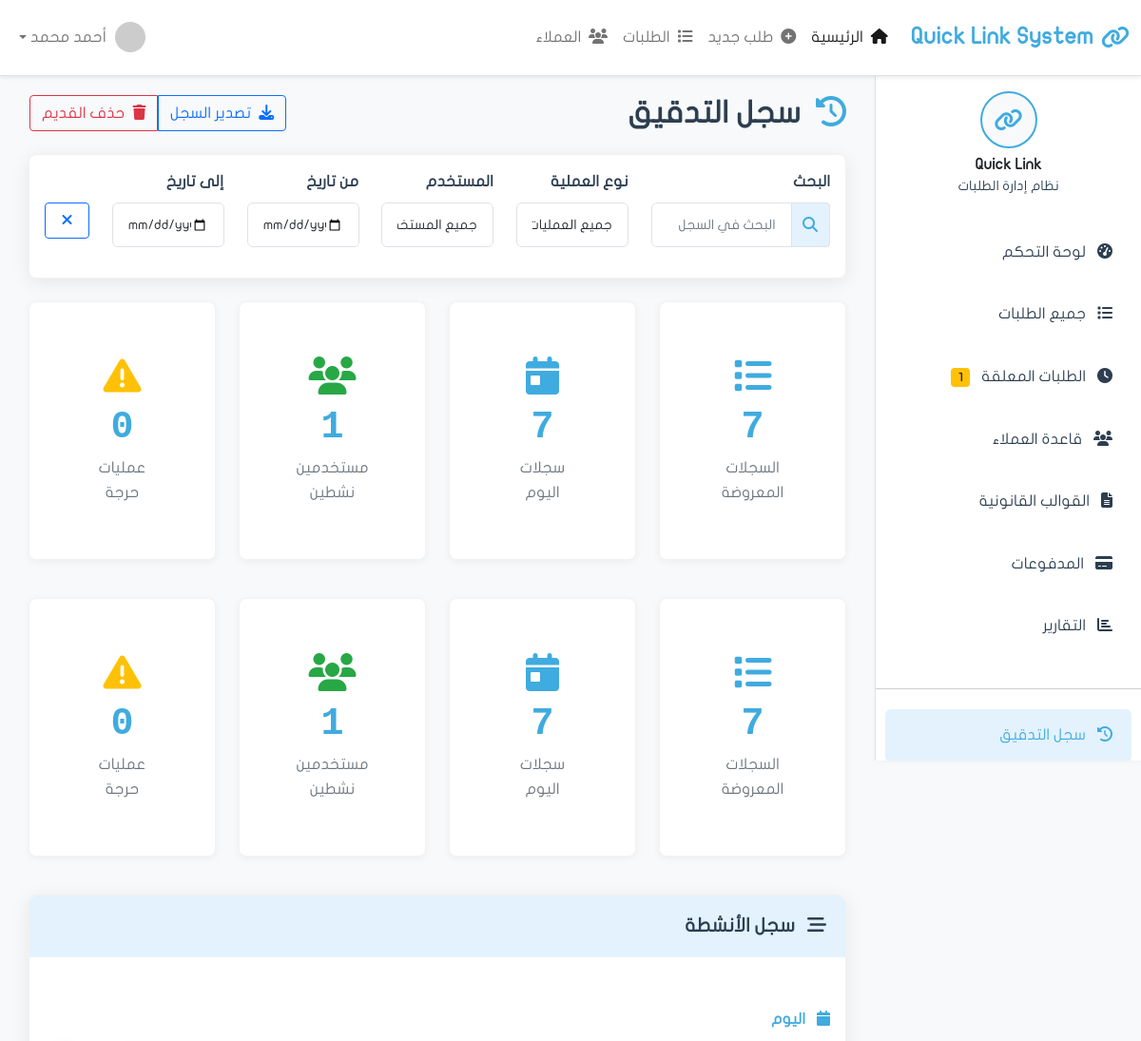
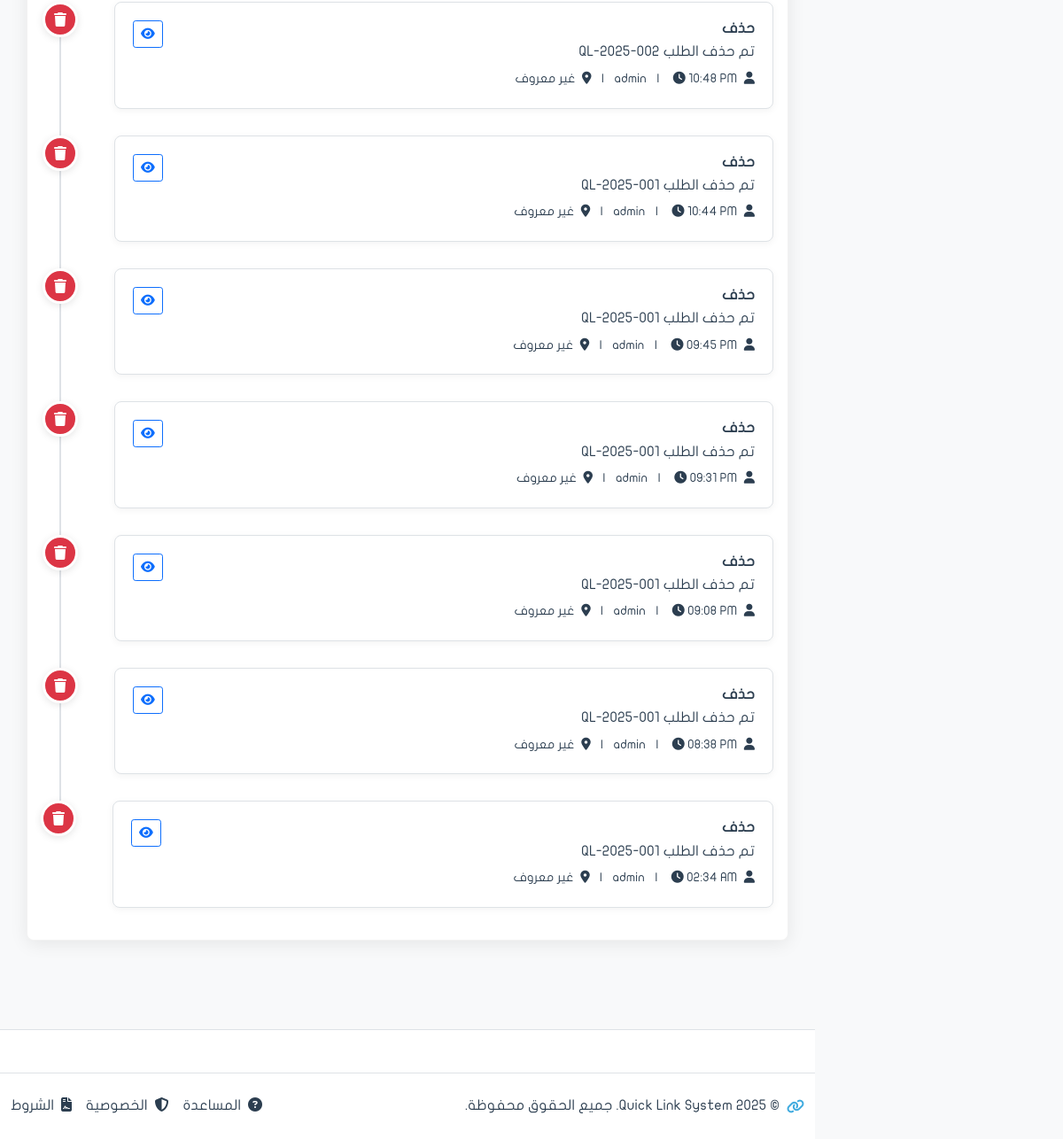
/audit/, run on the app's committed database (2 pictures, top to bottom).
### apps/audit/models.py (models this page shows, shortened)
class AuditLog(models.Model):
    action = models.CharField('العملية', max_length=50, choices=[
        ('create', 'إنشاء'),
        ('update', 'تعديل'),
        ('delete', 'حذف'),
        ('view', 'عرض'),
        ('approve', 'موافقة'),
        ('reject', 'رفض'),
        ('payment', 'دفع'),
        ('login', 'تسجيل دخول'),
        ('logout', 'تسجيل خروج'),
        ('export', 'تصدير'),
        ('print', 'طباعة'),
        ('restore', 'استعادة'),
    ])
    model_name = models.CharField('نوع الكيان', max_length=100)
    object_id = models.IntegerField('معرف الكيان', null=True, blank=True)
    object_repr = models.CharField('تمثيل الكيان', max_length=200)
    user = models.ForeignKey(
        'auth.User',
        on_delete=models.SET_NULL,
        null=True,
        verbose_name='المستخدم'
    )
    description = models.TextField('الوصف')
    old_values = models.JSONField('القيم القديمة', null=True, blank=True)
    new_values = models.JSONField('القيم الجديدة', null=True, blank=True)
    changes = models.JSONField('التغييرات', null=True, blank=True)
    ip_address = models.GenericIPAddressField('عنوان IP', null=True, blank=True)
    user_agent = models.TextField('User Agent', blank=True)
    session_key = models.CharField('Session Key', max_length=100, blank=True)
    severity = models.CharField('الأهمية', max_length=20, choices=[
        ('low', 'منخفضة'),
        ('medium', 'متوسطة'),
        ('high', 'عالية'),
        ('critical', 'حرجة'),
    ], default='medium')
    timestamp = models.DateTimeField('الوقت', auto_now_add=True)
    class Meta:
        verbose_name = 'سجل تدقيق'
        verbose_name_plural = 'سجلات التدقيق'
        ordering = ['-timestamp']
        indexes = [
            models.Index(fields=['model_name', 'object_id']),
            models.Index(fields=['user']),
            models.Index(fields=['timestamp']),
            models.Index(fields=['action']),
        ]

### apps/audit/views.py (the view)
# urls.py: path('', views.trail, name='trail'),
def trail(request):
    action_filter = request.GET.get('action')
    user_filter = request.GET.get('user')
    model_filter = request.GET.get('model')
    logs = AuditLog.objects.select_related('user')
    if action_filter:
        logs = logs.filter(action=action_filter)
    if user_filter:
        logs = logs.filter(user_id=user_filter)
    if model_filter:
        logs = logs.filter(model_name=model_filter)
    logs = logs.order_by('-timestamp')[:100]  # آخر 100 عملية
    today_logs_count = AuditLog.objects.filter(timestamp__date=date.today()).count()
    active_users_count = User.objects.filter(is_active=True).count()
    critical_logs_count = AuditLog.objects.filter(severity='critical').count()
    context = {
        'page_title': 'سجل التدقيق',
        'logs': logs,
        'today_logs_count': today_logs_count,
        'active_users_count': active_users_count,
        'critical_logs_count': critical_logs_count,
    }
    return render(request, 'audit/trail.html', context)

### apps/audit/templates/audit/trail.html (shortened to what this page needs)
{% extends 'base.html' %}
{% load static %}
{% block content %}
            <div class="d-flex justify-content-between align-items-center mb-4">
                <h2 class="mb-0">
                    <i class="fas fa-history me-2 text-info"></i>
                    سجل التدقيق
                </h2>
                <div class="btn-group">
                    <button class="btn btn-outline-primary" onclick="exportAuditLog()">
                        <i class="fas fa-download me-1"></i>
                        تصدير السجل
                    </button>
                    <button class="btn btn-outline-danger" onclick="clearOldLogs()">
                        <i class="fas fa-trash me-1"></i>
                        حذف القديم
                    </button>
                </div>
            </div>
            <div class="card shadow-custom mb-4">
                <div class="card-body">
                    <div class="row">
                        <div class="col-md-3 mb-3">
                            <label class="form-label">البحث</label>
                            <div class="input-group">
                                <span class="input-group-text">
                                    <i class="fas fa-search"></i>
                                </span>
                                <input type="text" class="form-control" placeholder="البحث في السجل" id="auditSearchInput">
                            </div>
                        </div>
                        <div class="col-md-2 mb-3">
                            <label class="form-label">نوع العملية</label>
                            <select class="form-control" id="actionTypeFilter">
                                <option value="all">جميع العمليات</option>
                            </select>
                        </div>
                        <div class="col-md-2 mb-3">
                            <label class="form-label">المستخدم</label>
                            <select class="form-control" id="userFilter">
                                <option value="all">جميع المستخدمين</option>
                            </select>
                        </div>
                        <div class="col-md-2 mb-3">
                            <label class="form-label">من تاريخ</label>
                            <input type="date" class="form-control" id="auditStartDate">
                        </div>
                        <div class="col-md-2 mb-3">
                            <label class="form-label">إلى تاريخ</label>
                            <input type="date" class="form-control" id="auditEndDate">
                        </div>
                        <div class="col-md-1 mb-3">
                            <label class="form-label">&nbsp;</label>
                            <div class="d-grid">
                                <button class="btn btn-outline-primary" onclick="clearAuditFilters()">
                                    <i class="fas fa-times"></i>
                                </button>
                            </div>
                        </div>
                    </div>
                </div>
            </div>
            <div class="row mb-4">
                <div class="col-xl-3 col-md-6 mb-3">
                    <div class="card stats-card">
                        <div class="card-body text-center">
                            <i class="fas fa-list icon-large text-info"></i>
                            <div class="stats-number">{{ logs|length }}</div>
                            <div class="stats-label">السجلات المعروضة</div>
                        </div>
                    </div>
                </div>
                <div class="col-xl-3 col-md-6 mb-3">
                    <div class="card stats-card">
                        <div class="card-body text-center">
                            <i class="fas fa-calendar-day icon-large text-primary"></i>
                            <div class="stats-number">{{ today_logs_count|default:0 }}</div>
                            <div class="stats-label">سجلات اليوم</div>
                        </div>
                    </div>
                </div>
                <div class="col-xl-3 col-md-6 mb-3">
                    <div class="card stats-card">
                        <div class="card-body text-center">
                            <i class="fas fa-users icon-large text-success"></i>
                            <div class="stats-number">{{ active_users_count|default:0 }}</div>
                            <div class="stats-label">مستخدمين نشطين</div>
                        </div>
                    </div>
                </div>
                <div class="col-xl-3 col-md-6 mb-3">
                    <div class="card stats-card">
                        <div class="card-body text-center">
                            <i class="fas fa-exclamation-triangle icon-large text-warning"></i>
                            <div class="stats-number">{{ critical_logs_count|default:0 }}</div>
                            <div class="stats-label">عمليات حرجة</div>
                        </div>
                    </div>
                </div>
            </div>
            <div class="row mb-4">
                <div class="col-xl-3 col-md-6 mb-3">
                    <div class="card stats-card">
                        <div class="card-body text-center">
                            <i class="fas fa-list icon-large text-info"></i>
                            <div class="stats-number">{{ logs.count }}</div>
                            <div class="stats-label">السجلات المعروضة</div>
                        </div>
                    </div>
                </div>
                <div class="col-xl-3 col-md-6 mb-3">
                    <div class="card stats-card">
                        <div class="card-body text-center">
                            <i class="fas fa-calendar-day icon-large text-primary"></i>
                            <div class="stats-number">{{ today_logs_count|default:0 }}</div>
                            <div class="stats-label">سجلات اليوم</div>
                        </div>
                    </div>
                </div>
                <div class="col-xl-3 col-md-6 mb-3">
                    <div class="card stats-card">
                        <div class="card-body text-center">
                            <i class="fas fa-users icon-large text-success"></i>
                            <div class="stats-number">{{ active_users_count|default:0 }}</div>
                            <div class="stats-label">مستخدمين نشطين</div>
                        </div>
                    </div>
                </div>
                <div class="col-xl-3 col-md-6 mb-3">
                    <div class="card stats-card">
                        <div class="card-body text-center">
                            <i class="fas fa-exclamation-triangle icon-large text-warning"></i>
                            <div class="stats-number">{{ critical_logs_count|default:0 }}</div>
                            <div class="stats-label">عمليات حرجة</div>
                        </div>
                    </div>
                </div>
            </div>
            <div class="card shadow-custom">
                <div class="card-header">
                    <h5 class="mb-0">
                        <i class="fas fa-stream me-2"></i>
                        سجل الأنشطة
                    </h5>
                </div>
                <div class="card-body">
                    <div class="audit-timeline">
                        {% if logs %}
                            {% regroup logs by timestamp|date:"Y-m-d" as logs_by_date %}
                            {% for date_group in logs_by_date %}
                                <div class="timeline-date {% if not forloop.first %}mt-4{% endif %}">
                                    <h6 class="{% if forloop.first %}text-primary{% else %}text-muted{% endif %}">
                                        <i class="fas fa-calendar me-2"></i>
                                        {% if forloop.first %}اليوم{% else %}{{ date_group.grouper|date:"d F Y" }}{% endif %}
                                    </h6>
                                </div>
                                {% for log in date_group.list %}
                                <div class="timeline-item">
                                    <div class="timeline-marker
                                        {% if log.action == 'create' %}bg-success
                                        {% elif log.action == 'update' %}bg-warning
                                        {% elif log.action == 'delete' %}bg-danger
                                        {% elif log.action == 'login' %}bg-primary
                                        {% elif log.action == 'approve' %}bg-info
                                        {% else %}bg-secondary{% endif %}">
                                        <i class="fas
                                            {% if log.action == 'create' %}fa-plus
                                            {% elif log.action == 'update' %}fa-edit
                                            {% elif log.action == 'delete' %}fa-trash
                                            {% elif log.action == 'login' %}fa-sign-in-alt
                                            {% elif log.action == 'logout' %}fa-sign-out-alt
                                            {% elif log.action == 'approve' %}fa-check-circle
                                            {% else %}fa-info{% endif %}"></i>
                                    </div>
                                    <div class="timeline-content">
                                        <div class="d-flex justify-content-between align-items-start">
                                            <div>
                                                <h6 class="mb-1 {% if log.severity == 'critical' %}text-danger{% endif %}">
                                                    {{ log.get_action_display }}
                                                </h6>
                                                <p class="text-muted mb-1">{{ log.description }}</p>
                                                <small class="text-muted">
                                                    <i class="fas fa-user me-1"></i>
                                                    {{ log.user.get_full_name|default:log.user.username|default:"نظام" }}
                                                    <span class="mx-2">|</span>
                                                    <i class="fas fa-clock me-1"></i>
                                                    <span class="mx-2">|</span>
                                                    <i class="fas fa-map-marker-alt me-1"></i>
                                                    {{ log.ip_address|default:"غير معروف" }}
                                                </small>
                                            </div>
                                            <button class="btn btn-sm btn-outline-primary" onclick="viewAuditDetails({{ log.id }})">
                                                <i class="fas fa-eye"></i>
                                            </button>
                                        </div>
                                    </div>
                                </div>
                                {% endfor %}
                            {% endfor %}
                        {% else %}
                            <div class="text-center text-muted py-5">
                                <i class="fas fa-inbox fa-3x mb-3"></i>
                                <p>لا يوجد سجلات حتى الآن</p>
                            </div>
                        {% endif %}
                    </div>
                </div>
            </div>
{% endblock content %}

### data on the page
AuditLog: action "حذف", description "تم حذف الطلب QL-2025-002", user.get_full_name "admin", ip_address "غير معروف"
AuditLog: action "حذف", description "تم حذف الطلب QL-2025-001", user.get_full_name "admin", ip_address "غير معروف"
AuditLog: action "حذف", description "تم حذف الطلب QL-2025-001", user.get_full_name "admin", ip_address "غير معروف"
AuditLog: action "حذف", description "تم حذف الطلب QL-2025-001", user.get_full_name "admin", ip_address "غير معروف"
AuditLog: action "حذف", description "تم حذف الطلب QL-2025-001", user.get_full_name "admin", ip_address "غير معروف"
AuditLog: action "حذف", description "تم حذف الطلب QL-2025-001", user.get_full_name "admin", ip_address "غير معروف"
AuditLog: action "حذف", description "تم حذف الطلب QL-2025-001", user.get_full_name "admin", ip_address "غير معروف"

### other printed values
{{ logs|length }} "7"
{{ today_logs_count|default:0 }} "7"
{{ active_users_count|default:0 }} "1"
{{ critical_logs_count|default:0 }} "0"
{{ logs.count }} "7"
